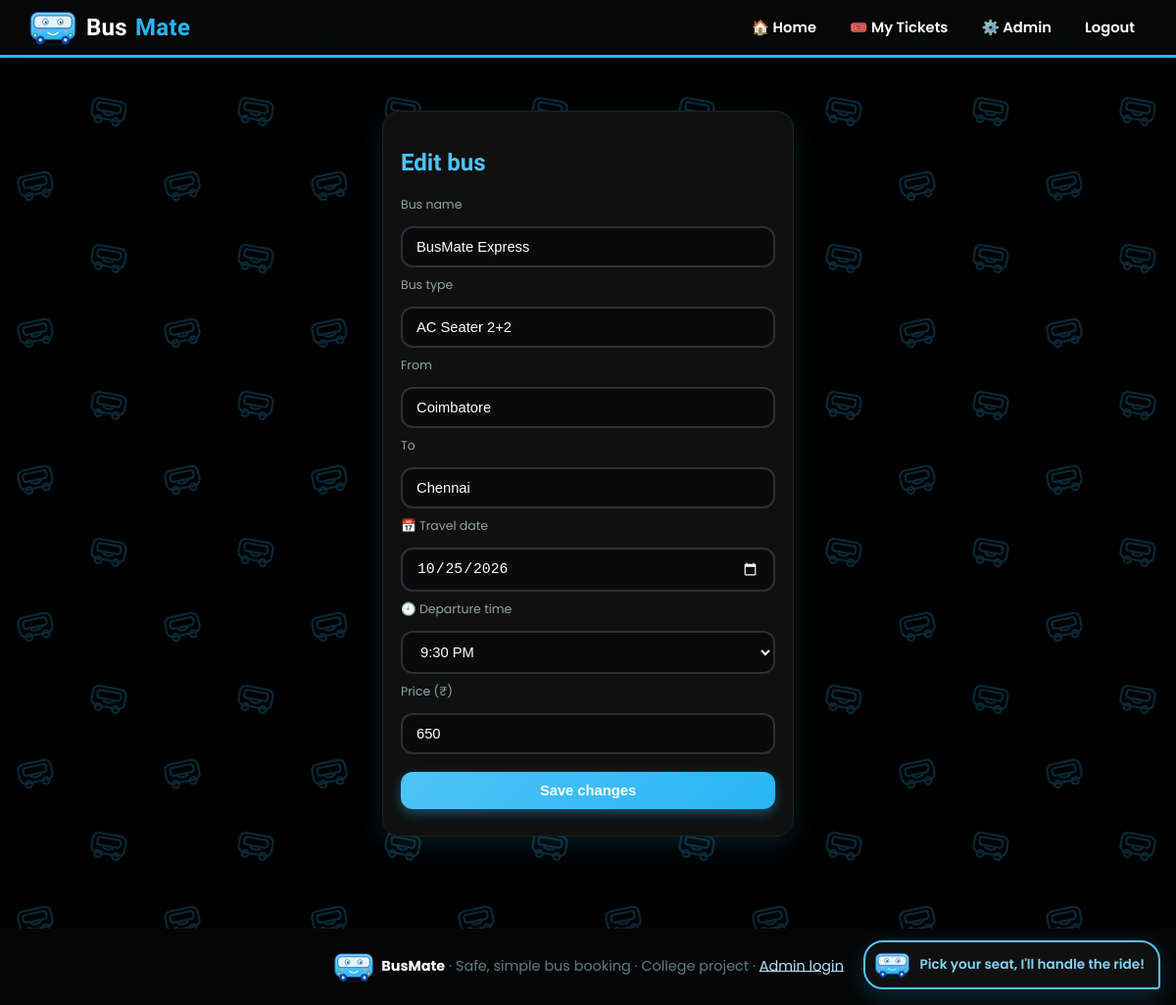
Screenshot of /admin/edit/1 (signed in) with the database file from the repository.
### tables this page shows
CREATE TABLE routes(id INTEGER PRIMARY KEY, bus_name TEXT, bus_type TEXT, source TEXT, destination TEXT, travel_date TEXT, dep_time TEXT, price INTEGER);

### app.py (the view)
@app.route("/admin/edit/<int:rid>", methods=["GET", "POST"])
@admin_required
def edit_route(rid):
    if request.method == "POST":
        f = request.form
        db().execute("UPDATE routes SET bus_name=?,bus_type=?,source=?,destination=?,travel_date=?,dep_time=?,price=? WHERE id=?",
                     (f["bus_name"], f["bus_type"], f["source"], f["destination"], f["travel_date"], f["dep_time"], f["price"], rid))
        db().commit(); return redirect("/admin")
    r = db().execute("SELECT * FROM routes WHERE id=?", (rid,)).fetchone()
    return render_template("edit_route.html", r=r)

### app.py (called while the page is built)
def db():
    if "db" not in g:
        g.db = sqlite3.connect(DB)
        g.db.row_factory = sqlite3.Row
    return g.db

def admin_required(f):
    @wraps(f)
    def w(*a, **k):
        if session.get("role") != "admin":
            flash("Admins only. Please log in with the admin password.")
            return redirect("/admin/login")
        return f(*a, **k)
    return w

### templates/edit_route.html
{% extends "base.html" %}{% from "_macros.html" import timeselect %}{% block bodyclass %}admin{% endblock %}{% block body %}
<div class="card narrow"><h2>Edit bus</h2><form method="post">
<label class="fld">Bus name<input name="bus_name" value="{{ r.bus_name }}" required></label><label class="fld">Bus type<input name="bus_type" value="{{ r.bus_type }}" required></label>
<label class="fld">From<input name="source" value="{{ r.source }}" required></label><label class="fld">To<input name="destination" value="{{ r.destination }}" required></label>
<label class="fld">📅 Travel date<input type="date" name="travel_date" value="{{ r.travel_date }}" required></label>
<label class="fld">🕘 Departure time<select name="dep_time" required>{% if r.dep_time not in TIMES|map(attribute=0)|list %}<option value="{{ r.dep_time }}" selected>{{ r.dep_time|ampm }}</option>{% endif %}
{% for v, l in TIMES %}<option value="{{ v }}" {{ 'selected' if v==r.dep_time }}>{{ l }}</option>{% endfor %}</select></label>
<label class="fld">Price (₹)<input type="number" name="price" value="{{ r.price }}" required></label><button>Save changes</button></form></div>{% endblock %}

### static/css/style.css (style rules this page uses)
:root { --sky:#4FC3F7;--sky2:#29B6F6;--light:#E1F5FE;--pale:#F4FBFF;--dark:#0D47A1;--text:#263238;--shadow:0 8px 24px rgba(41,182,246,.22) }
* { box-sizing:border-box }
body { margin:0;font-family:"Segoe UI",system-ui,sans-serif;background:var(--pale);color:var(--text);min-height:100vh;display:flex;flex-direction:column }
h1,h2,h3 { color:var(--dark) }
.card { background:#fff;border:1px solid var(--light);box-shadow:var(--shadow);border-radius:18px;padding:18px;margin:14px 0 }
input,select { padding:11px 14px;border:2px solid var(--light);border-radius:12px;font-size:.95rem;background:#fff;outline:none;transition:.2s }
button,.btn { display:inline-block;background:linear-gradient(135deg,var(--sky),var(--sky2));color:#fff;border:0;border-radius:12px;padding:11px 20px;font-weight:700;cursor:pointer;text-decoration:none;box-shadow:0 4px 12px rgba(41,182,246,.4);transition:.2s;font-size:.92rem }
.narrow { max-width:420px;margin:30px auto }
.narrow input,.narrow select,.narrow button { display:block;width:100%;margin:9px 0 }
body { font-family:"Poppins","Segoe UI",system-ui,sans-serif;background:var(--pale) url(../images/pattern-light.svg) }
h1,h2,h3,.logo,.hero h1,.route,.price { font-family:"Baloo 2","Poppins","Segoe UI",sans-serif }
body { background:#000 url(../images/pattern-dark.svg);color:#E0E0E0 }
body h1,body h2,body h3,body .route { color:#4FC3F7 }
body .card,body .stat,body table { background:#101010;border-color:#222;color:#E0E0E0;box-shadow:0 8px 26px rgba(41,182,246,.14) }
body input,body select { background:#0a0a0a;color:#fff;border-color:#263238 }
body { color:#E0E0E0 }
body p,body label,body small { color:#B0BEC5 }
body .btn,body button { color:#fff }
body input,body select { color-scheme:dark }
.fld { display:flex;flex-direction:column;gap:4px;font-size:.78rem;color:#90A4AE;text-align:left }
.fld input,.fld select { width:100%;font-size:.92rem }

### rows the page displays
routes: bus_name "BusMate Express", bus_type "AC Seater 2+2", source "Coimbatore", destination "Chennai", travel_date "10/25/2026", price "650"

### other values shown
form field dep_time "9:30 PM"
